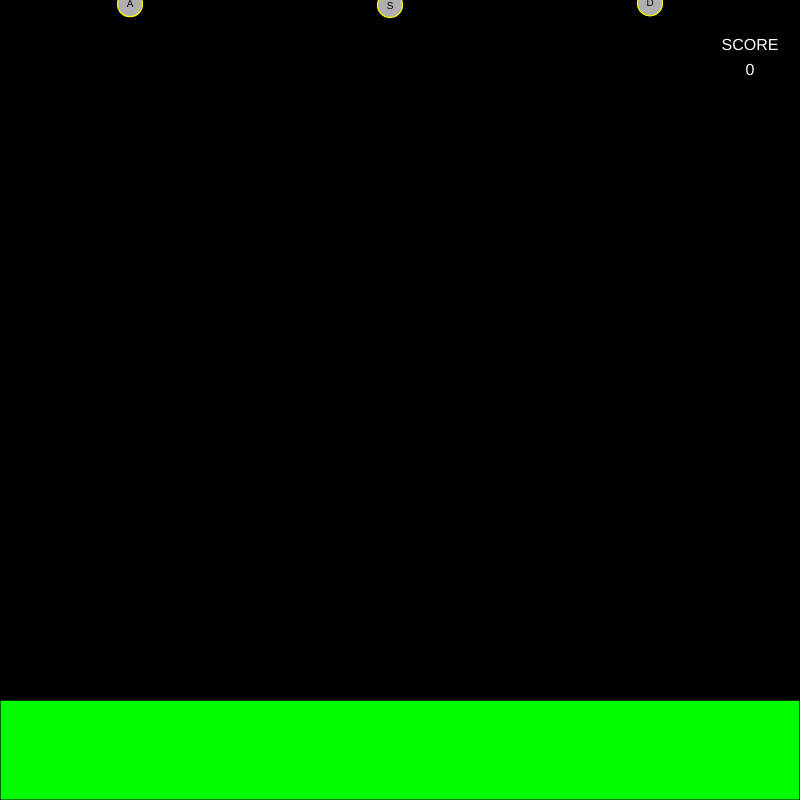
Frame 1 (no input)
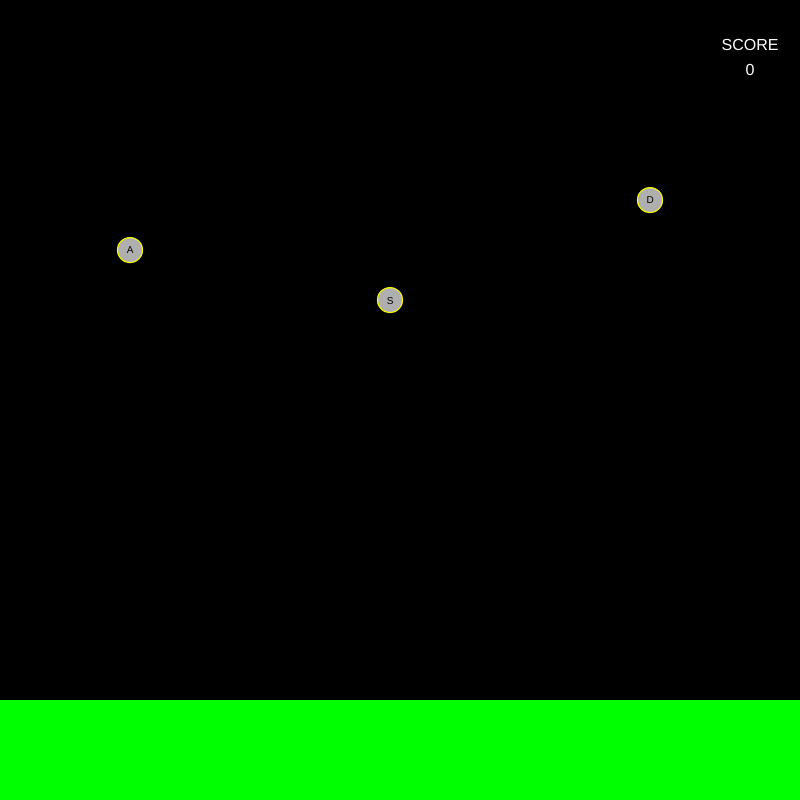
Frame 60 (no input)
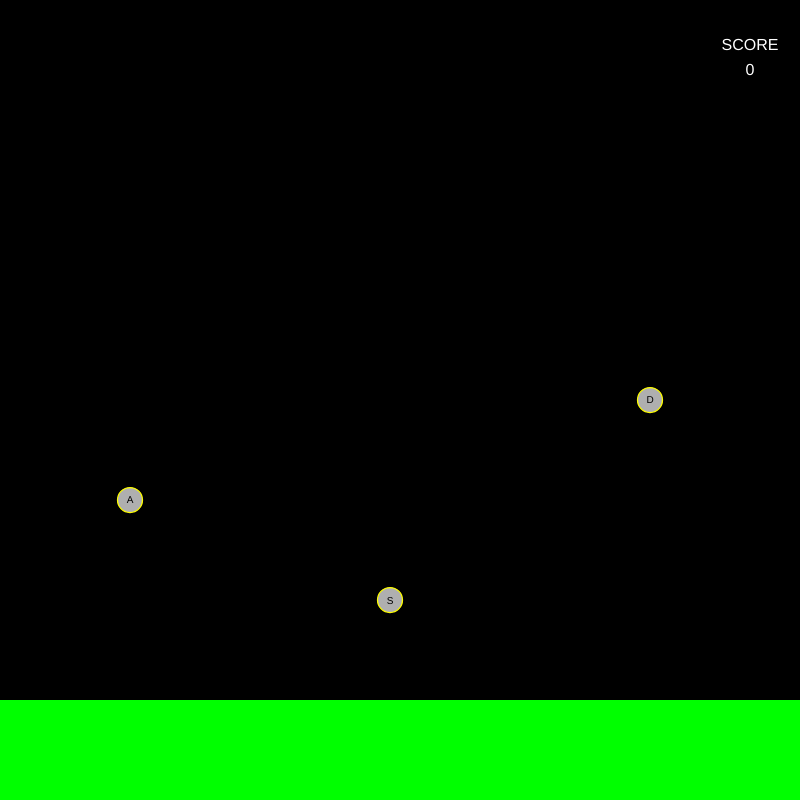
Frame 120 (the mouse pressed at the canvas centre since frame 60)

The p5.js sketch that drew these frames (run headless with seeded random() and noise() and a simulated clock; from frame 60 on, the mouse is pressed at the canvas centre):

// p5.js sketch
// ── sketch.js
var ay = 0;
var sy = 0;
var dy = 0;
//
var aSpeed = 0.25;
var sSpeed = 0.3;
var dSpeed = 0.20;
//
var playerscore = 0;
//
//
function setup() {
  //
  createCanvas(800, 800);
}

function draw() {
  //
  background(0,0,0);
  frameRate(60);
  //
  var DeltaAY = aSpeed * deltaTime;
  var DeltaSY = sSpeed * deltaTime;
  var DeltaDY = dSpeed * deltaTime;
  //
  //
  ay += DeltaAY;
  sy += DeltaSY;
  dy += DeltaDY;
  //
  //
  textAlign(CENTER);
  //
  rectMode(CENTER);
  
  //
  //
  strokeWeight(1.25);
  //
  fill(0,255,0);
  rect(400, 750, 800, 100);
  //
  fill(175);
  stroke(255,255,0);
  //
  ellipse(130, ay, 25);
  //
  ellipse(390, sy, 25);
  //
  ellipse(650, dy, 25);
  //
  textSize(10);
  //
  fill(0);
  noStroke();
  text('A',130,ay+3);
  text('S',390,sy+4);
  text('D',650,dy+3);
  //
  strokeWeight(2.5);
  
  //
  fill(255);
  textSize(16);
  text("SCORE", 750, 50);
  text(playerscore, 750, 75);
  //
  //
  if(ay-25>=800){
    ay=-25;
  }
  
  if(sy-25>=800){
    sy=-25
  }
  if(dy-25>=800){
    dy=-25;
  }
}
function keyPressed() {
  //
  if(ay+18.75>=750 && ay<=800 && keyCode==(65)){
  playerscore +=2;
    //
  } else if(ay-18.75<=700 && keyCode==(65)){
  playerscore -=1;
  }
  //
  if(sy+18.75>=750 && sy<=800 && keyCode==(83)){
  playerscore +=2;
    //
  } else if(sy-18.75<=700 && keyCode==(83)){
  playerscore -=1;
  }
  //
  if(dy+18.75>=750 && dy<=800 && keyCode==(68)){
  playerscore +=2;
    //
  } else if(dy-18.75<=700 && keyCode==(68)){
  playerscore -=1;
    //
  }
  //
  
  
}
